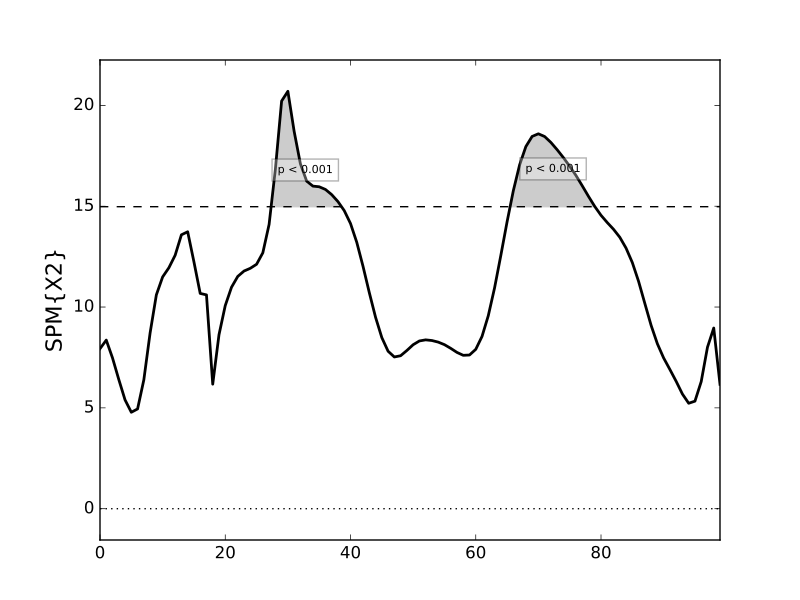

Here is the Python script that generated this plot:

import os
from matplotlib import pyplot
import spm1d



#(0) Load data:
dataset      = spm1d.data.mv1d.cca.Dorn2012()
Y,x          = dataset.get_data()  #A:slow, B:fast
print dataset



#(1) Conduct test:
alpha        = 0.05
X2           = spm1d.stats.cca(Y, x)
X2i          = X2.inference(0.05)



#(2) Plot:
pyplot.close('all')
X2i.plot()
X2i.plot_p_values()
# pyplot.show()
